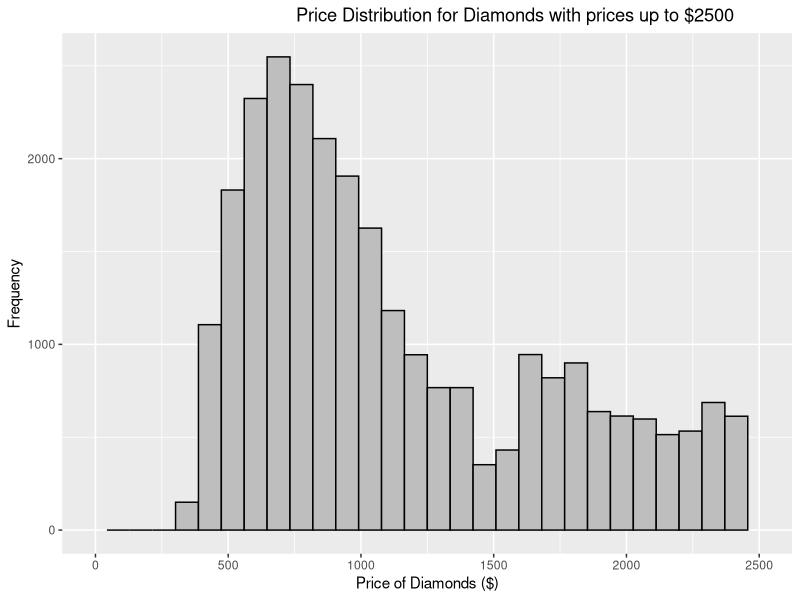

The R script that drew this image:
library(ggplot2)
ggplot(data=diamonds) + geom_histogram(aes(diamonds$price), color = "Black", fill="Grey" ) + ggtitle("Price Distribution for Diamonds with prices up to $2500") + xlab("Price of Diamonds ($)") + 
    ylab("Frequency") + theme(plot.title = element_text(hjust = 0.8)) + xlim(0, 2500)
